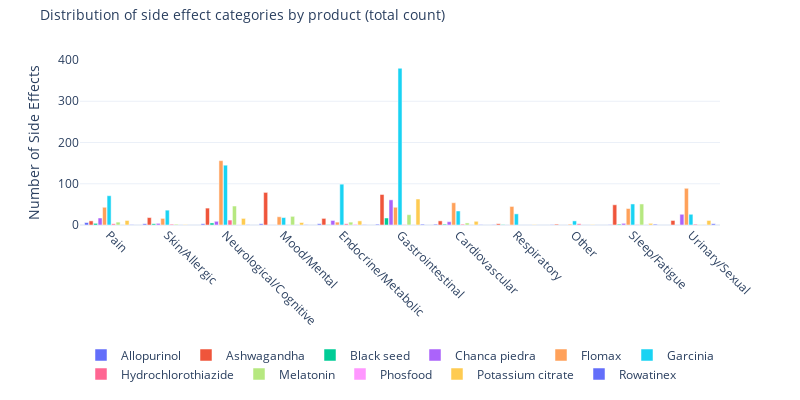

The code cell stored with this chart in its notebook:
### Markdown cell above
# 4. Side effects

### Code cell
def create_category_distribution(df, use_counts=False):
    """Create a grouped bar plot comparing side effect category distributions across medicines.
    
    Args:
        df: DataFrame with the side effects data
        use_counts: If True, show actual counts. If False, show percentages.
    """
    all_data = []
    for product in sorted(df['Product'].unique()):
        product_data = df[df['Product'] == product]
        category_counts = product_data['Category'].value_counts()
        
        if use_counts:
            values = category_counts.values
        else:
            values = (category_counts / len(product_data)) * 100
            
        category_df = pd.DataFrame({
            'Category': category_counts.index,
            'Value': values,
            'Product': product
        })
        all_data.append(category_df)

    plot_df = pd.concat(all_data)
    
    fig = px.bar(plot_df, 
                 x='Category', 
                 y='Value',
                 color='Product',
                 barmode='group',
                 width=PLOT_PARAMS['width'] * 2.0,
                 height=PLOT_PARAMS['height'] * 2.0)

    # Determine title and axis labels based on the mode
    metric = "total count" if use_counts else "percentage"
    y_axis_label = "Number of Side Effects" if use_counts else "Percentage of Side Effects"
    
    fig.update_layout(
        title=dict(
            text=f'Distribution of side effect categories by product ({metric})',
            y=0.95,
            yanchor='bottom'
        ),
        xaxis_title= None,
        yaxis_title=y_axis_label,
        template='plotly_white',
        bargap=0.15,
        bargroupgap=0.1,
        # margin=PLOT_PARAMS['margin'],
        title_font_size=PLOT_PARAMS['title_font_size'],
        xaxis=dict(tickangle=45),
        legend=dict(
            orientation='h',
            yanchor='top',
            y=-.7,
            xanchor='center',
            x=0.5,
            title=None
        )
    )

    for product_name in plot_df['Product'].unique():
        product_data = plot_df[plot_df['Product'] == product_name]
        hover_value = "Count: %{y}" if use_counts else "Percentage: %{y:.1f}%"
        fig.update_traces(
            customdata=product_data[['Product', 'Category']].values,
            hovertemplate=(
                "%{customdata[0]}<br>" +
                "Category: %{customdata[1]}<br>" +
                hover_value +
                "<extra></extra>"
            ),
            selector=dict(name=product_name)
        )
    
    return fig

def create_subcategory_distribution(df, category, use_counts=False):
    """Create a grouped bar plot for subcategories within a specific category.
    
    Args:
        df: DataFrame with the side effects data
        category: The main category to analyze
        use_counts: If True, show actual counts. If False, show percentages.
    """
    category_data = df[df['Category'] == category]
    
    all_data = []
    for product in sorted(category_data['Product'].unique()):
        product_data = category_data[category_data['Product'] == product]
        subcategory_counts = product_data['Subcategory'].value_counts()
        
        if use_counts:
            values = subcategory_counts.values
        else:
            # Calculate percentage relative to total side effects for the product
            values = (subcategory_counts / len(df[df['Product'] == product])) * 100
            
        subcategory_df = pd.DataFrame({
            'Subcategory': subcategory_counts.index,
            'Value': values,
            'Product': product
        })
        all_data.append(subcategory_df)

    plot_df = pd.concat(all_data)
    
    fig = px.bar(plot_df, 
                 x='Subcategory', 
                 y='Value',
                 color='Product',
                 barmode='group',
                 width=PLOT_PARAMS['width'] * 2.0,
                 height=PLOT_PARAMS['height'] * 2.0)

    # Determine title and axis labels based on the mode
    metric = "total count" if use_counts else "percentage"
    y_axis_label = "Number of Side Effects" if use_counts else "Percentage of Side Effects"
    
    fig.update_layout(
        title=dict(
            text=f'Distribution of {category} subcategories by product ({metric})',
            y=0.95,
            yanchor='bottom'
        ),
        xaxis_title=None,
        yaxis_title=y_axis_label,
        template='plotly_white',
        bargap=0.15,
        bargroupgap=0.1,
        # margin=PLOT_PARAMS['margin'],
        title_font_size=PLOT_PARAMS['title_font_size'],
        xaxis=dict(tickangle=45),
        legend=dict(
            orientation='h',
            yanchor='top',
            y=-0.7,
            xanchor='center',
            x=0.5,
            title=None
        )
    )

    for product_name in plot_df['Product'].unique():
        product_data = plot_df[plot_df['Product'] == product_name]
        hover_value = "Count: %{y}" if use_counts else "Percentage: %{y:.1f}%"
        fig.update_traces(
            customdata=product_data[['Product', 'Subcategory']].values,
            hovertemplate=(
                "%{customdata[0]}<br>" +
                "Subcategory: %{customdata[1]}<br>" +
                hover_value +
                "<extra></extra>"
            ),
            selector=dict(name=product_name)
        )
    
    return fig

def sanitize_filename(category):
    """Convert category name to filename-friendly format."""
    # Replace forward slashes and other special characters with hyphens
    sanitized = category.lower().replace('/', '-').replace(' ', '-')
    # Remove any other potentially problematic characters
    sanitized = ''.join(c for c in sanitized if c.isalnum() or c == '-')
    return sanitized

PLOT_PARAMS = {
    'width': 400,
    'height': 200,
    'margin': dict(l=50, r=50, t=50, b=50),
    'title_font_size': 14
}

# Usage:
df = pd.read_csv('csv-files/Kidney Stone Reviews - Summary - Side effects.csv')
# Create main category distribution
use_counts = True
metric = "total-count" if use_counts else "percentage"
fig_categories = create_category_distribution(df, use_counts=use_counts)
fig_categories.show()
fig_categories.write_html(figfolder + "side-effects-category-distribution-" + metric + ".html")

for use_counts in [True, False]:
    metric = "total-count" if use_counts else "percentage"
    
    # Create and save main category distribution
    fig_categories = create_category_distribution(df, use_counts=use_counts)
    fig_categories.write_html(figfolder + f"side-effects-category-distribution-{metric}.html")
    
    # Get all unique categories and create plots for each
    categories = sorted(df['Category'].unique())
    
    for category in categories:
        # Create filename-friendly version of category name
        category_filename = sanitize_filename(category)
        
        # Create and save subcategory distribution
        fig_subcategories = create_subcategory_distribution(df, category, use_counts=use_counts)
        filename = f"side-effects-{category_filename}-subcategories-{metric}.html"
        # fig_subcategories.write_html(
        #     figfolder + f"side-effects-{category_filename}-subcategories-{metric}.html"
        # )

### Figure 1 — Plotly figure (JSON) as saved in the notebook; plotly's stock layout.template omitted (floating-point values rounded to 4 significant figures)
{"data": [{"alignmentgroup": "True", "customdata": [["Allopurinol", "Pain"], ["Allopurinol", "Skin/Allergic"], ["Allopurinol", "Neurological/Cognitive"], ["Allopurinol", "Mood/Mental"], ["Allopurinol", "Endocrine/Metabolic"], ["Allopurinol", "Gastrointestinal"], ["Allopurinol", "Cardiovascular"], ["Allopurinol", "Respiratory"], ["Allopurinol", "Other"], ["Allopurinol", "Sleep/Fatigue"]], "hovertemplate": "%{customdata[0]}<br>Category: %{customdata[1]}<br>Count: %{y}<extra></extra>", "legendgroup": "Allopurinol", "marker": {"color": "#636efa", "pattern": {"shape": ""}}, "name": "Allopurinol", "offsetgroup": "Allopurinol", "orientation": "v", "showlegend": true, "textposition": "auto", "type": "bar", "x": ["Pain", "Skin/Allergic", "Neurological/Cognitive", "Mood/Mental", "Endocrine/Metabolic", "Gastrointestinal", "Cardiovascular", "Respiratory", "Other", "Sleep/Fatigue"], "xaxis": "x", "y": [6, 3, 3, 3, 3, 2, 2, 1, 1, 1], "yaxis": "y"}, {"alignmentgroup": "True", "customdata": [["Ashwagandha", "Mood/Mental"], ["Ashwagandha", "Gastrointestinal"], ["Ashwagandha", "Sleep/Fatigue"], ["Ashwagandha", "Neurological/Cognitive"], ["Ashwagandha", "Skin/Allergic"], ["Ashwagandha", "Endocrine/Metabolic"], ["Ashwagandha", "Urinary/Sexual"], ["Ashwagandha", "Cardiovascular"], ["Ashwagandha", "Pain"], ["Ashwagandha", "Respiratory"], ["Ashwagandha", "Other"]], "hovertemplate": "%{customdata[0]}<br>Category: %{customdata[1]}<br>Count: %{y}<extra></extra>", "legendgroup": "Ashwagandha", "marker": {"color": "#EF553B", "pattern": {"shape": ""}}, "name": "Ashwagandha", "offsetgroup": "Ashwagandha", "orientation": "v", "showlegend": true, "textposition": "auto", "type": "bar", "x": ["Mood/Mental", "Gastrointestinal", "Sleep/Fatigue", "Neurological/Cognitive", "Skin/Allergic", "Endocrine/Metabolic", "Urinary/Sexual", "Cardiovascular", "Pain", "Respiratory", "Other"], "xaxis": "x", "y": [79, 74, 49, 41, 18, 16, 11, 10, 10, 3, 2], "yaxis": "y"}, {"alignmentgroup": "True", "customdata": [["Black seed", "Gastrointestinal"], ["Black seed", "Neurological/Cognitive"], ["Black seed", "Pain"], ["Black seed", "Skin/Allergic"], ["Black seed", "Sleep/Fatigue"], ["Black seed", "Cardiovascular"], ["Black seed", "Endocrine/Metabolic"], ["Black seed", "Respiratory"]], "hovertemplate": "%{customdata[0]}<br>Category: %{customdata[1]}<br>Count: %{y}<extra></extra>", "legendgroup": "Black seed", "marker": {"color": "#00cc96", "pattern": {"shape": ""}}, "name": "Black seed", "offsetgroup": "Black seed", "orientation": "v", "showlegend": true, "textposition": "auto", "type": "bar", "x": ["Gastrointestinal", "Neurological/Cognitive", "Pain", "Skin/Allergic", "Sleep/Fatigue", "Cardiovascular", "Endocrine/Metabolic", "Respiratory"], "xaxis": "x", "y": [17, 5, 4, 3, 2, 2, 1, 1], "yaxis": "y"}, {"alignmentgroup": "True", "customdata": [["Chanca piedra", "Gastrointestinal"], ["Chanca piedra", "Urinary/Sexual"], ["Chanca piedra", "Pain"], ["Chanca piedra", "Endocrine/Metabolic"], ["Chanca piedra", "Neurological/Cognitive"], ["Chanca piedra", "Cardiovascular"], ["Chanca piedra", "Sleep/Fatigue"], ["Chanca piedra", "Skin/Allergic"]], "hovertemplate": "%{customdata[0]}<br>Category: %{customdata[1]}<br>Count: %{y}<extra></extra>", "legendgroup": "Chanca piedra", "marker": {"color": "#ab63fa", "pattern": {"shape": ""}}, "name": "Chanca piedra", "offsetgroup": "Chanca piedra", "orientation": "v", "showlegend": true, "textposition": "auto", "type": "bar", "x": ["Gastrointestinal", "Urinary/Sexual", "Pain", "Endocrine/Metabolic", "Neurological/Cognitive", "Cardiovascular", "Sleep/Fatigue", "Skin/Allergic"], "xaxis": "x", "y": [61, 26, 17, 11, 9, 8, 4, 4], "yaxis": "y"}, {"alignmentgroup": "True", "customdata": [["Flomax", "Neurological/Cognitive"], ["Flomax", "Urinary/Sexual"], ["Flomax", "Cardiovascular"], ["Flomax", "Respiratory"], ["Flomax", "Gastrointestinal"], ["Flomax", "Pain"], ["Flomax", "Sleep/Fatigue"], ["Flomax", "Mood/Mental"], ["Flomax", "Skin/Allergic"], ["Flomax", "Endocrine/Metabolic"], ["Flomax", "Other"]], "hovertemplate": "%{customdata[0]}<br>Category: %{customdata[1]}<br>Count: %{y}<extra></extra>", "legendgroup": "Flomax", "marker": {"color": "#FFA15A", "pattern": {"shape": ""}}, "name": "Flomax", "offsetgroup": "Flomax", "orientation": "v", "showlegend": true, "textposition": "auto", "type": "bar", "x": ["Neurological/Cognitive", "Urinary/Sexual", "Cardiovascular", "Respiratory", "Gastrointestinal", "Pain", "Sleep/Fatigue", "Mood/Mental", "Skin/Allergic", "Endocrine/Metabolic", "Other"], "xaxis": "x", "y": [156, 89, 54, 45, 43, 43, 40, 20, 16, 7, 2], "yaxis": "y"}, {"alignmentgroup": "True", "customdata": [["Garcinia", "Gastrointestinal"], ["Garcinia", "Neurological/Cognitive"], ["Garcinia", "Endocrine/Metabolic"], ["Garcinia", "Pain"], ["Garcinia", "Sleep/Fatigue"], ["Garcinia", "Skin/Allergic"], ["Garcinia", "Cardiovascular"], ["Garcinia", "Respiratory"], ["Garcinia", "Urinary/Sexual"], ["Garcinia", "Mood/Mental"], ["Garcinia", "Other"]], "hovertemplate": "%{customdata[0]}<br>Category: %{customdata[1]}<br>Count: %{y}<extra></extra>", "legendgroup": "Garcinia", "marker": {"color": "#19d3f3", "pattern": {"shape": ""}}, "name": "Garcinia", "offsetgroup": "Garcinia", "orientation": "v", "showlegend": true, "textposition": "auto", "type": "bar", "x": ["Gastrointestinal", "Neurological/Cognitive", "Endocrine/Metabolic", "Pain", "Sleep/Fatigue", "Skin/Allergic", "Cardiovascular", "Respiratory", "Urinary/Sexual", "Mood/Mental", "Other"], "xaxis": "x", "y": [380, 145, 99, 71, 51, 36, 34, 27, 26, 18, 10], "yaxis": "y"}, {"alignmentgroup": "True", "customdata": [["Hydrochlorothiazide", "Neurological/Cognitive"], ["Hydrochlorothiazide", "Endocrine/Metabolic"], ["Hydrochlorothiazide", "Pain"], ["Hydrochlorothiazide", "Other"], ["Hydrochlorothiazide", "Cardiovascular"], ["Hydrochlorothiazide", "Urinary/Sexual"], ["Hydrochlorothiazide", "Skin/Allergic"], ["Hydrochlorothiazide", "Gastrointestinal"], ["Hydrochlorothiazide", "Sleep/Fatigue"]], "hovertemplate": "%{customdata[0]}<br>Category: %{customdata[1]}<br>Count: %{y}<extra></extra>", "legendgroup": "Hydrochlorothiazide", "marker": {"color": "#FF6692", "pattern": {"shape": ""}}, "name": "Hydrochlorothiazide", "offsetgroup": "Hydrochlorothiazide", "orientation": "v", "showlegend": true, "textposition": "auto", "type": "bar", "x": ["Neurological/Cognitive", "Endocrine/Metabolic", "Pain", "Other", "Cardiovascular", "Urinary/Sexual", "Skin/Allergic", "Gastrointestinal", "Sleep/Fatigue"], "xaxis": "x", "y": [12, 3, 3, 3, 2, 2, 2, 1, 1], "yaxis": "y"}, {"alignmentgroup": "True", "customdata": [["Melatonin", "Sleep/Fatigue"], ["Melatonin", "Neurological/Cognitive"], ["Melatonin", "Gastrointestinal"], ["Melatonin", "Mood/Mental"], ["Melatonin", "Endocrine/Metabolic"], ["Melatonin", "Pain"], ["Melatonin", "Cardiovascular"], ["Melatonin", "Skin/Allergic"], ["Melatonin", "Urinary/Sexual"]], "hovertemplate": "%{customdata[0]}<br>Category: %{customdata[1]}<br>Count: %{y}<extra></extra>", "legendgroup": "Melatonin", "marker": {"color": "#B6E880", "pattern": {"shape": ""}}, "name": "Melatonin", "offsetgroup": "Melatonin", "orientation": "v", "showlegend": true, "textposition": "auto", "type": "bar", "x": ["Sleep/Fatigue", "Neurological/Cognitive", "Gastrointestinal", "Mood/Mental", "Endocrine/Metabolic", "Pain", "Cardiovascular", "Skin/Allergic", "Urinary/Sexual"], "xaxis": "x", "y": [51, 46, 25, 21, 7, 7, 5, 2, 1], "yaxis": "y"}, {"alignmentgroup": "True", "customdata": [["Phosfood", "Endocrine/Metabolic"], ["Phosfood", "Neurological/Cognitive"]], "hovertemplate": "%{customdata[0]}<br>Category: %{customdata[1]}<br>Count: %{y}<extra></extra>", "legendgroup": "Phosfood", "marker": {"color": "#FF97FF", "pattern": {"shape": ""}}, "name": "Phosfood", "offsetgroup": "Phosfood", "orientation": "v", "showlegend": true, "textposition": "auto", "type": "bar", "x": ["Endocrine/Metabolic", "Neurological/Cognitive"], "xaxis": "x", "y": [2, 1], "yaxis": "y"}, {"alignmentgroup": "True", "customdata": [["Potassium citrate", "Gastrointestinal"], ["Potassium citrate", "Neurological/Cognitive"], ["Potassium citrate", "Pain"], ["Potassium citrate", "Urinary/Sexual"], ["Potassium citrate", "Endocrine/Metabolic"], ["Potassium citrate", "Cardiovascular"], ["Potassium citrate", "Mood/Mental"], ["Potassium citrate", "Sleep/Fatigue"], ["Potassium citrate", "Other"], ["Potassium citrate", "Skin/Allergic"], ["Potassium citrate", "Respiratory"]], "hovertemplate": "%{customdata[0]}<br>Category: %{customdata[1]}<br>Count: %{y}<extra></extra>", "legendgroup": "Potassium citrate", "marker": {"color": "#FECB52", "pattern": {"shape": ""}}, "name": "Potassium citrate", "offsetgroup": "Potassium citrate", "orientation": "v", "showlegend": true, "textposition": "auto", "type": "bar", "x": ["Gastrointestinal", "Neurological/Cognitive", "Pain", "Urinary/Sexual", "Endocrine/Metabolic", "Cardiovascular", "Mood/Mental", "Sleep/Fatigue", "Other", "Skin/Allergic", "Respiratory"], "xaxis": "x", "y": [63, 16, 11, 11, 10, 9, 6, 4, 1, 1, 1], "yaxis": "y"}, {"alignmentgroup": "True", "customdata": [["Rowatinex", "Urinary/Sexual"], ["Rowatinex", "Gastrointestinal"], ["Rowatinex", "Sleep/Fatigue"], ["Rowatinex", "Endocrine/Metabolic"], ["Rowatinex", "Pain"], ["Rowatinex", "Mood/Mental"], ["Rowatinex", "Neurological/Cognitive"], ["Rowatinex", "Cardiovascular"]], "hovertemplate": "%{customdata[0]}<br>Category: %{customdata[1]}<br>Count: %{y}<extra></extra>", "legendgroup": "Rowatinex", "marker": {"color": "#636efa", "pattern": {"shape": ""}}, "name": "Rowatinex", "offsetgroup": "Rowatinex", "orientation": "v", "showlegend": true, "textposition": "auto", "type": "bar", "x": ["Urinary/Sexual", "Gastrointestinal", "Sleep/Fatigue", "Endocrine/Metabolic", "Pain", "Mood/Mental", "Neurological/Cognitive", "Cardiovascular"], "xaxis": "x", "y": [3, 2, 2, 1, 1, 1, 1, 1], "yaxis": "y"}], "layout": {"bargap": 0.15, "bargroupgap": 0.1, "barmode": "group", "height": 400, "legend": {"orientation": "h", "title": {}, "tracegroupgap": 0, "x": 0.5, "xanchor": "center", "y": -0.7, "yanchor": "top"}, "margin": {"t": 60}, "title": {"font": {"size": 14}, "text": "Distribution of side effect categories by product (total count)", "y": 0.95, "yanchor": "bottom"}, "width": 800, "xaxis": {"anchor": "y", "domain": [0, 1], "tickangle": 45, "title": {}}, "yaxis": {"anchor": "x", "domain": [0, 1], "title": {"text": "Number of Side Effects"}}}}
